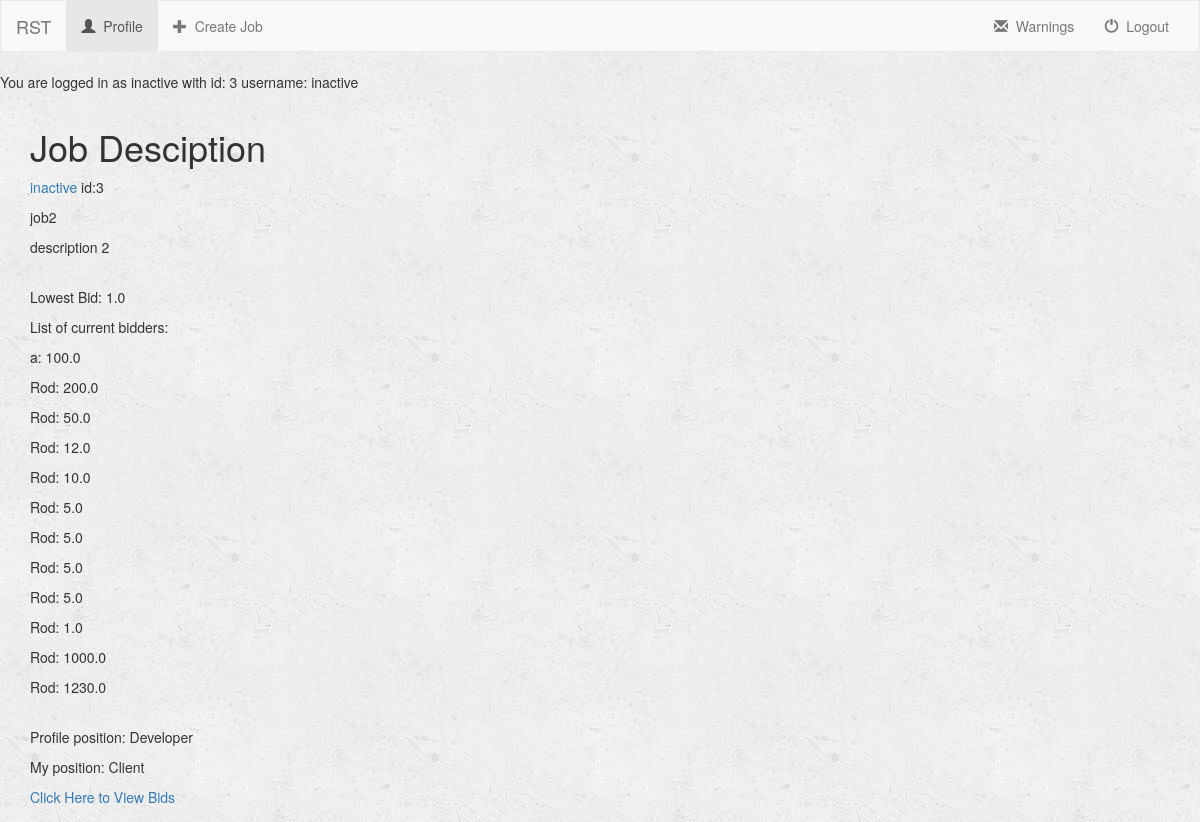
Before: /turk/profile/2/job/2/ (signed in) with the older database file.
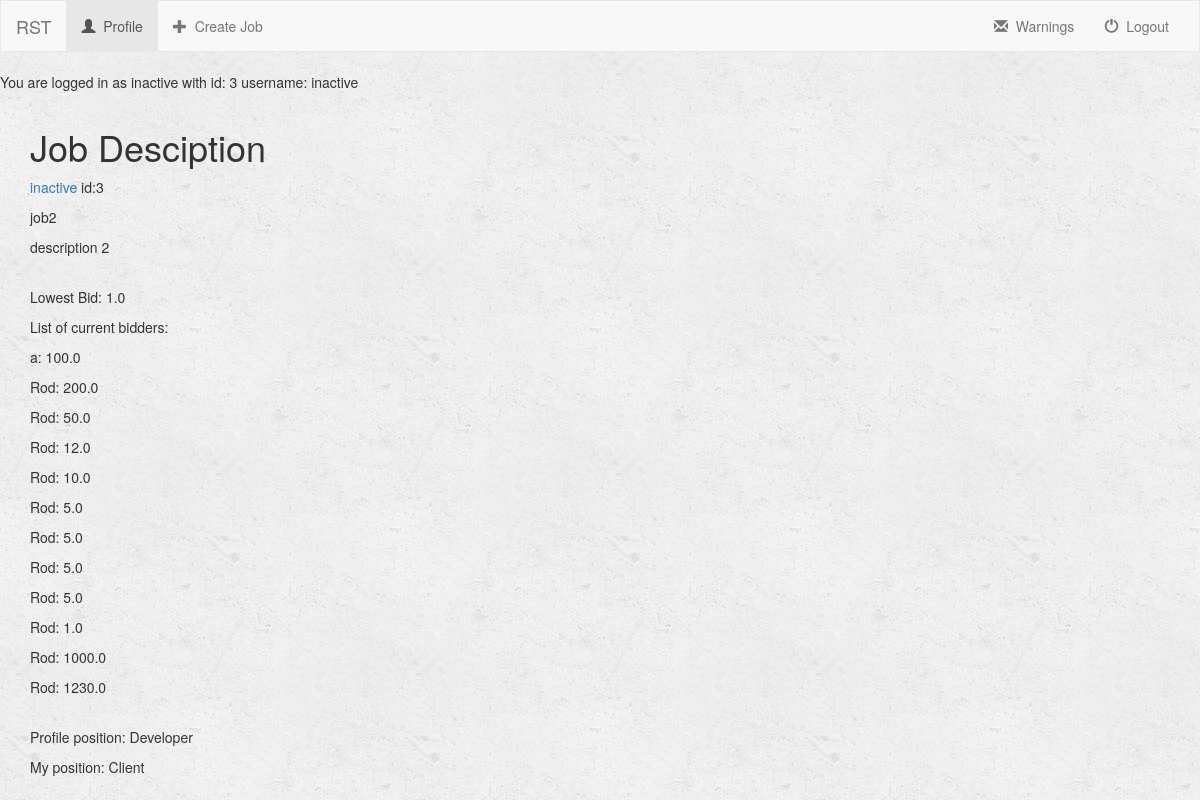
After: the same page with the newer database file.
### turk/views.py (the view)
# urls.py: url(r'^profile/(?P<user_id>[0-9]+)/job/(?P<job_id>[0-9]+)/$', views.job_description, name='job_description'),
def job_description(request, user_id, job_id):
    user = get_object_or_404(User, pk=user_id)
    job = Job.objects.get(pk=job_id)
    get_lowest_bid(job)
    context = {
        'user': user,
        'job': job,
    }
    return render(request, 'turk/job_description.html', context)

### turk/helper.py (called while the page is built)
def get_lowest_bid(job):
    bid_list = job.bidder_set.all()
    count = job.bidder_set.count()
    if count > 0:
        lowest_bid = bid_list[0].price
        for bid in bid_list:
            if bid.price < lowest_bid:
                lowest_bid = bid.price
        job.lowest_bid = lowest_bid
        job.save()

### turk/templates/turk/job_description.html (shortened to what this page needs)
{% extends 'turk/base.html' %}
{% block body %}
    <div class="container-fluid">
        <div class="row">
            <div class="col-sm-12 col-md-7">
                <div class="=panel panel-default">
                    <div class="panel-body">
                        <h1>Job Desciption</h1>
                        <p><a href = "{% url 'turk:detail' job.user.id %}">{{ job.user.profile.name }}</a>
                        id:{{job.user.id}}
                        </p>
                        <p>{{ job.job_title }}</p>
                        <p>{{ job.job_description}}</p><br>
                        {% if job.lowest_bid > 0 %}
                        <p>Lowest Bid: {{ job.lowest_bid }}</p>
                        {% else %}
                        <p>Lowest Bid: None</p>
                        {% endif %}
                        {% if request.user.id == job.user.id %}
                            {% if job.bidder_set.all %}
                                <p>List of current bidders:</p>
                                {% for bidder in job.bidder_set.all %}
                                <p>{{bidder.user.username}}: {{bidder.price}}</p>
                                {% endfor %}
                            {% else %}
                                <p>List of current bidders: NONE</p>
                            {% endif %}<br>
                        {% endif %}
                        <p>Profile position: {{user.profile.position}}</p>
                        <p>My position: {{ request.user.profile.position }}</p>
                        {% if request.user.is_authenticated %}
                            {% if request.user.id == job.user.id %}
                                {% if job.is_open == True %}
                                    <a href = "{% url 'turk:bidder_list' user.id job.id %}">Click Here to View Bids</a>
                                {% endif %}
                            {% endif %}
                        {% endif %}
                    </div>
                </div>
            </div>
        </div>
    </div>
{% endblock %}

Changed rows visible on the page:
changed Job "job2": is_open True → False (drawn)
Other visible differences:
text no longer shown: "Click Here to View Bids"
